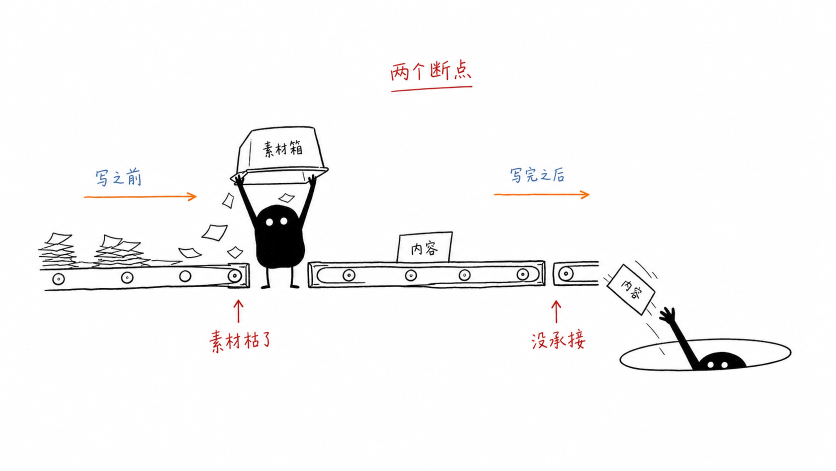
#> input picture hermes-skills/feng-ip/assets/examples/01-two-breakpoints.png, 1672 x 941 px (shown at 1/2 size)
$ python check_color_balance.py ../assets/examples/01-two-breakpoints.png
#> lines starting #> are read from the running program, lines starting #| are printed output that depends on the picture
#!/usr/bin/env python3
"""Measure default Feng article-illustration color balance.

This is an advisory gate for 16:9 white-background article illustrations where
Feng occupies roughly 10-20% of the frame. It never replaces visual QA.
"""
from __future__ import annotations

import argparse
import colorsys
import json
from pathlib import Path

from PIL import Image


def metrics(path: Path) -> dict[str, float]:
    image = Image.open(path).convert("RGB")
#> image is the input picture: PIL image 1672x941 RGB; mean R, G, B 247.2, 246.6, 246.7
    image.thumbnail((768, 768))
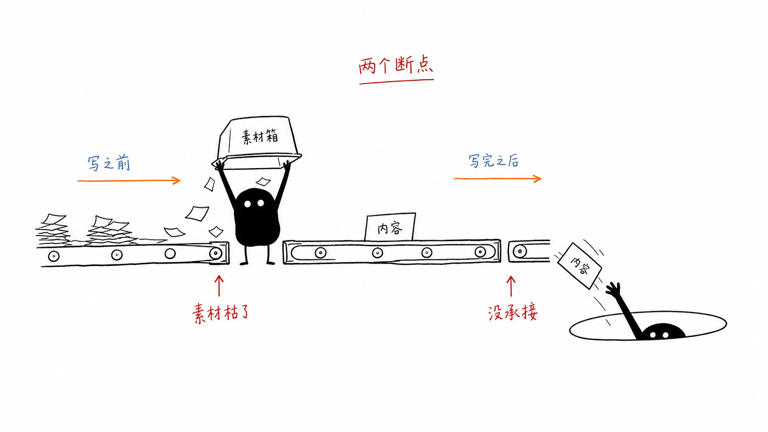
#> image: PIL image 768x432 RGB; mean R, G, B 247.2, 246.6, 246.6
    pixels = list(image.get_flattened_data()) if hasattr(image, "get_flattened_data") else list(image.getdata())
#> pixels = 331776 items
    total = max(1, len(pixels))
#> total = 331776
    hsv = [colorsys.rgb_to_hsv(r / 255.0, g / 255.0, b / 255.0) for r, g, b in pixels]
#> hsv = 331776 items

    def pct(count: int) -> float:
        return round(100.0 * count / total, 2)

    white = pct(sum(1 for r, g, b in pixels if r > 235 and g > 235 and b > 235))
#> white = 95.11
    saturated = pct(sum(1 for h, s, v in hsv if s > 0.18 and v > 0.25))
#> saturated = 0.6
    blue = pct(sum(1 for h, s, v in hsv if 0.50 <= h <= 0.72 and s > 0.18 and v > 0.20))
#> blue = 0.1
    dark_blue = pct(sum(1 for h, s, v in hsv if 0.50 <= h <= 0.72 and s > 0.22 and v < 0.60))
#> dark_blue = 0.02
    warm = pct(sum(1 for h, s, v in hsv if 0.035 <= h <= 0.14 and s > 0.22 and v > 0.30))
#> warm = 0.13
    ratio = round(blue / max(warm, 0.01), 2)
#> ratio = 0.77
    return {
        "white_pct": white,
        "saturated_pct": saturated,
        "blue_pct": blue,
        "dark_blue_pct": dark_blue,
        "warm_skin_orange_pct": warm,
        "blue_to_warm_ratio": ratio,
    }


def main() -> int:
    parser = argparse.ArgumentParser(description=__doc__)
    parser.add_argument("image", type=Path)
    parser.add_argument("--reference", type=Path)
    parser.add_argument("--strict", action="store_true", help="Exit 1 when default article-image thresholds fail")
    parser.add_argument("--min-white", type=float, default=70.0)
    parser.add_argument("--max-white", type=float, default=88.0)
    parser.add_argument("--max-blue", type=float, default=8.0)
    parser.add_argument("--max-dark-blue", type=float, default=7.8)
    parser.add_argument("--min-warm", type=float, default=0.5)
    parser.add_argument("--max-blue-warm-ratio", type=float, default=10.0)
    args = parser.parse_args()

    if not args.image.is_file():
        parser.error(f"image not found: {args.image}")

    current = metrics(args.image)
#> current = {'white_pct': 95.11, 'saturated_pct': 0.6, 'blue_pct': 0.1, 'dark_blue_pct': 0.02, 'warm_skin_orange_pct': 0.13, 'blue_to_warm_ratio': 0.77}
    failures: list[str] = []
    if not args.min_white <= current["white_pct"] <= args.max_white:
        failures.append(f"white_pct outside {args.min_white}-{args.max_white}")
    if current["blue_pct"] > args.max_blue:
        failures.append(f"blue_pct exceeds {args.max_blue}")
    if current["dark_blue_pct"] > args.max_dark_blue:
        failures.append(f"dark_blue_pct exceeds {args.max_dark_blue}")
    if current["warm_skin_orange_pct"] < args.min_warm:
        failures.append(f"warm_skin_orange_pct below {args.min_warm}")
    if current["blue_to_warm_ratio"] > args.max_blue_warm_ratio:
        failures.append(f"blue_to_warm_ratio exceeds {args.max_blue_warm_ratio}")

    result: dict[str, object] = {
        "ok": not failures,
        "image": str(args.image.resolve()),
        "metrics": current,
        "failures": failures,
    }
    if args.reference:
        if not args.reference.is_file():
            parser.error(f"reference not found: {args.reference}")
        ref = metrics(args.reference)
        result["reference"] = {"path": str(args.reference.resolve()), "metrics": ref}
        result["delta_vs_reference"] = {
            key: round(current[key] - ref[key], 2) for key in current
        }

    print(json.dumps(result, ensure_ascii=False, indent=2))
#> (printed output is left out)
    return 1 if args.strict and failures else 0


if __name__ == "__main__":
    raise SystemExit(main())
#> (the program exits here)

$ run again, on hermes-skills/feng-ip/assets/examples/03-sort-by-purpose.png
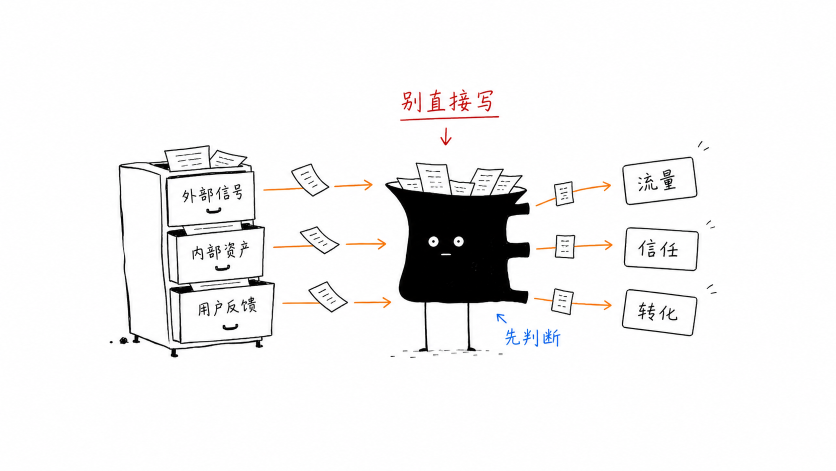
#> input picture hermes-skills/feng-ip/assets/examples/03-sort-by-purpose.png, 1672 x 941 px (shown at 1/2 size)
#> in metrics, image is the input picture: PIL image 1672x941 RGB; mean R, G, B 241.8, 241.2, 241.3
#> in metrics, `image.thumbnail((768, 768))`:
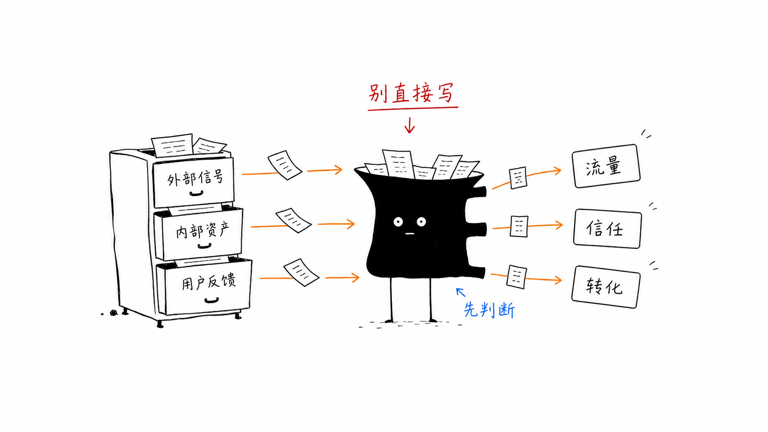
#> image: PIL image 768x432 RGB; mean R, G, B 241.8, 241.2, 241.2
#> pixels = 331776 items
#> total = 331776
#> hsv = 331776 items
#> white = 92.81
#> saturated = 0.62
#> blue = 0.1
#> dark_blue = 0.02
#> warm = 0.27
#> ratio = 0.37
#> current = {'white_pct': 92.81, 'saturated_pct': 0.62, 'blue_pct': 0.1, 'dark_blue_pct': 0.02, 'warm_skin_orange_pct': 0.27, 'blue_to_warm_ratio': 0.37}
#> (printed output is left out)

$ run again, on hermes-skills/feng-ip/assets/examples/04-one-fish-many-uses.png
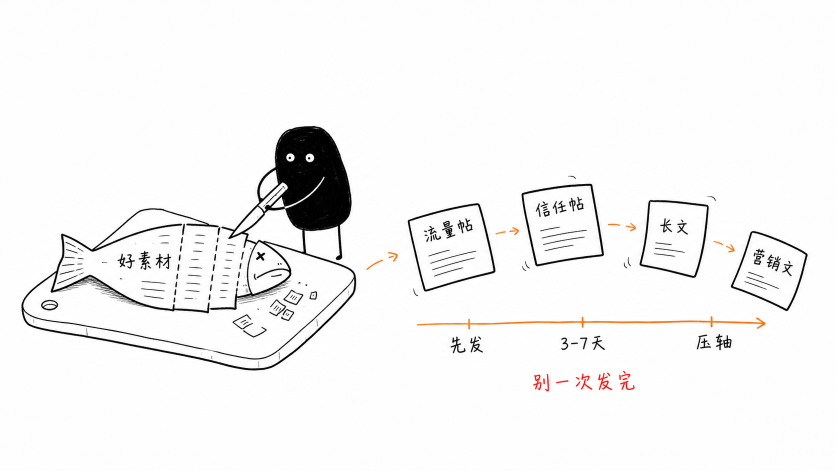
#> input picture hermes-skills/feng-ip/assets/examples/04-one-fish-many-uses.png, 1672 x 941 px (shown at 1/2 size)
#> in metrics, image is the input picture: PIL image 1672x941 RGB; mean R, G, B 244.6, 244.1, 243.9
#> in metrics, `image.thumbnail((768, 768))`:
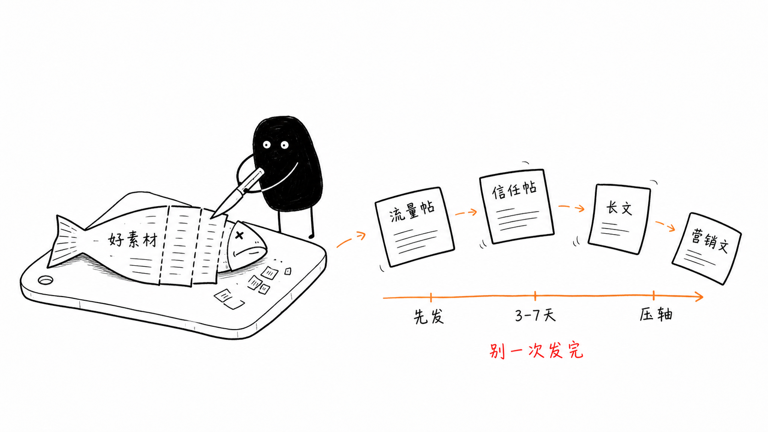
#> image: PIL image 768x432 RGB; mean R, G, B 244.6, 244.1, 243.9
#> pixels = 331776 items
#> total = 331776
#> hsv = 331776 items
#> white = 93.93
#> saturated = 0.43
#> blue = 0
#> dark_blue = 0.04
#> warm = 0.29
#> ratio = 0
#> current = {'white_pct': 93.93, 'saturated_pct': 0.43, 'blue_pct': 0, 'dark_blue_pct': 0.04, 'warm_skin_orange_pct': 0.29, 'blue_to_warm_ratio': 0}
#> (printed output is left out)

$ run again, on hermes-skills/feng-ip/assets/examples/05-handoff-path.png
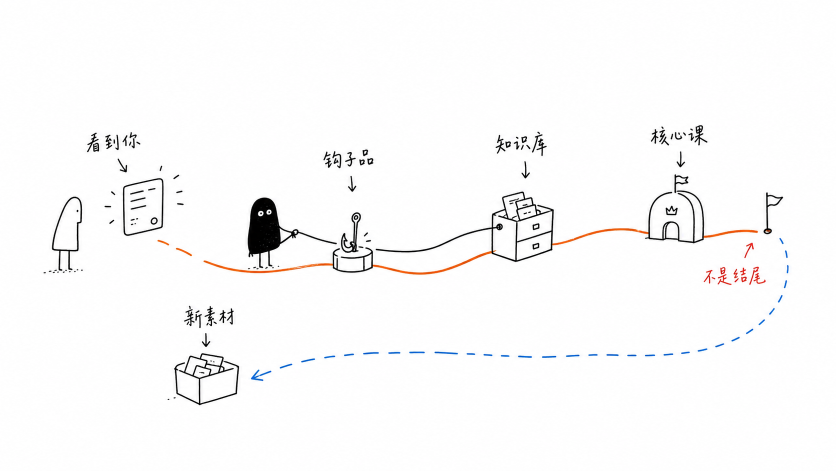
#> input picture hermes-skills/feng-ip/assets/examples/05-handoff-path.png, 1672 x 941 px (shown at 1/2 size)
#> in metrics, image is the input picture: PIL image 1672x941 RGB; mean R, G, B 249.8, 249.4, 249.5
#> in metrics, `image.thumbnail((768, 768))`:
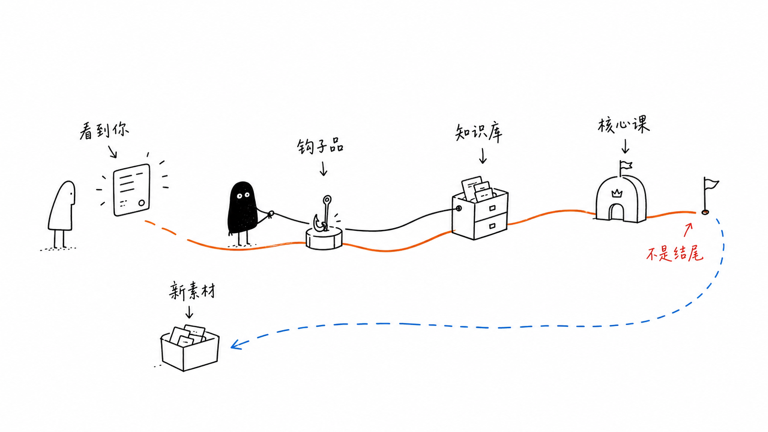
#> image: PIL image 768x432 RGB; mean R, G, B 249.8, 249.4, 249.4
#> pixels = 331776 items
#> total = 331776
#> hsv = 331776 items
#> white = 96.61
#> saturated = 0.63
#> blue = 0.21
#> dark_blue = 0.01
#> warm = 0.31
#> ratio = 0.68
#> current = {'white_pct': 96.61, 'saturated_pct': 0.63, 'blue_pct': 0.21, 'dark_blue_pct': 0.01, 'warm_skin_orange_pct': 0.31, 'blue_to_warm_ratio': 0.68}
#> (printed output is left out)
